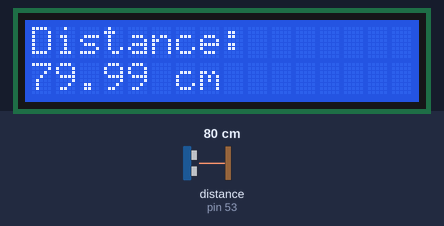
The sketch below on a simulated Arduino Mega 2560, built with avr-gcc and run on an emulated ATmega2560. Parts: 16×2 character LCD. The test bench sets the inputs (shaded band); at power-on: distance to the obstacle (sensor on pin 53) 80 cm. The echo pulse lasts 58.3 µs per cm; what the sketch prints to the serial monitor is not drawn.

Above: at 1.2 s.
1.3 s: distance to the obstacle (sensor on pin 53) set to 2 cm
At 2.2 s:
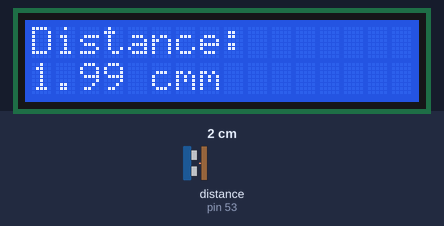
2.9 s: distance to the obstacle (sensor on pin 53) set to 4 cm
At 4.4 s:
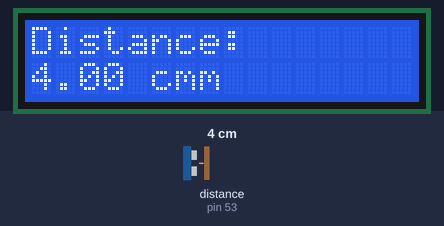
4.7 s: distance to the obstacle (sensor on pin 53) set to 9 cm
At 5.5 s:
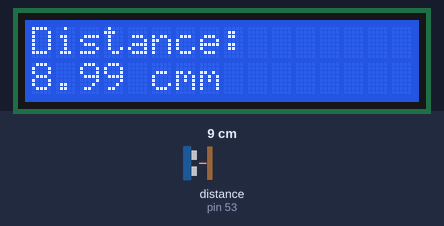
Timing chart, 0 to 7.7 s (numbered marks = the images above; inputs shaded):
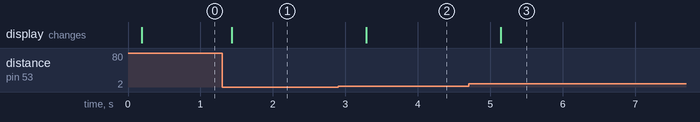

The sketch:

Ruler.ino
```cpp
#include <LiquidCrystal.h>

/*
  HC-SR04 NewPing Iteration Demonstration
  HC-SR04-NewPing-Iteration.ino
  Demonstrates using Iteration function of NewPing Library for HC-SR04 Ultrasonic Range Finder
  Displays results on Serial Monitor

  DroneBot Workshop 2017
  http://dronebotworkshop.com
*/

// This uses Serial Monitor to display Range Finder distance readings

// Include NewPing Library
#include "NewPing.h"

// Hook up HC-SR04 with Trig to Arduino Pin 10, Echo to Arduino pin 13
// Maximum Distance is 400 cm

#define TRIGGER_PIN  52
#define ECHO_PIN     53
#define MAX_DISTANCE 400

NewPing sonar(TRIGGER_PIN, ECHO_PIN, MAX_DISTANCE);

float duration, distance;

int iterations = 5;
LiquidCrystal lcd( 8, 9, 4, 5, 6, 7);
void setup()
{
  Serial.begin (9600);
  lcd.begin(16,2);
  lcd.setCursor(0,0);
  lcd.print("Distance:");
}

void loop()
{
  lcd.setCursor(0,1);

  duration = sonar.ping_median(iterations);

  // Determine distance from duration
  // Use 343 metres per second as speed of sound
  Serial.println(duration);
  distance = (duration / 2) * 0.0343;

  // Send results to Serial Monitor
    lcd.print(distance);
    lcd.print(" cm");
    delay(500);
}
```

Measured:
- after the input at 1.3 s, the display: changes after 0.13 s (image 1)
- after the input at 2.9 s, the display: changes after 0.39 s (image 2)
- after the input at 4.7 s, the display: changes after 0.44 s (image 3)
